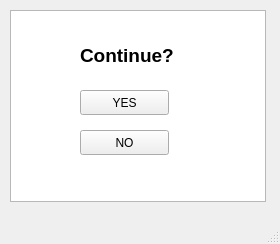
<?xml version="1.0" encoding="UTF-8"?>
<ui version="4.0">
 <class>continue</class>
 <widget class="QMainWindow" name="continue">
  <property name="geometry">
   <rect>
    <x>0</x>
    <y>0</y>
    <width>280</width>
    <height>244</height>
   </rect>
  </property>
  <property name="windowTitle">
   <string>MainWindow</string>
  </property>
  <widget class="QWidget" name="centralwidget">
   <widget class="QGraphicsView" name="graphicsView">
    <property name="geometry">
     <rect>
      <x>10</x>
      <y>10</y>
      <width>256</width>
      <height>192</height>
     </rect>
    </property>
   </widget>
   <widget class="QLabel" name="label">
    <property name="geometry">
     <rect>
      <x>80</x>
      <y>40</y>
      <width>101</width>
      <height>31</height>
     </rect>
    </property>
    <property name="text">
     <string>&lt;html&gt;&lt;head/&gt;&lt;body&gt;&lt;p&gt;&lt;span style=&quot; font-size:14pt; font-weight:600;&quot;&gt;Continue?&lt;/span&gt;&lt;/p&gt;&lt;/body&gt;&lt;/html&gt;</string>
    </property>
   </widget>
   <widget class="QPushButton" name="pushButton">
    <property name="geometry">
     <rect>
      <x>80</x>
      <y>90</y>
      <width>89</width>
      <height>25</height>
     </rect>
    </property>
    <property name="text">
     <string>YES</string>
    </property>
   </widget>
   <widget class="QPushButton" name="pushButton_2">
    <property name="geometry">
     <rect>
      <x>80</x>
      <y>130</y>
      <width>89</width>
      <height>25</height>
     </rect>
    </property>
    <property name="text">
     <string>NO</string>
    </property>
   </widget>
  </widget>
  <widget class="QMenuBar" name="menubar">
   <property name="geometry">
    <rect>
     <x>0</x>
     <y>0</y>
     <width>280</width>
     <height>22</height>
    </rect>
   </property>
  </widget>
  <widget class="QStatusBar" name="statusbar"/>
 </widget>
 <resources/>
 <connections/>
</ui>
